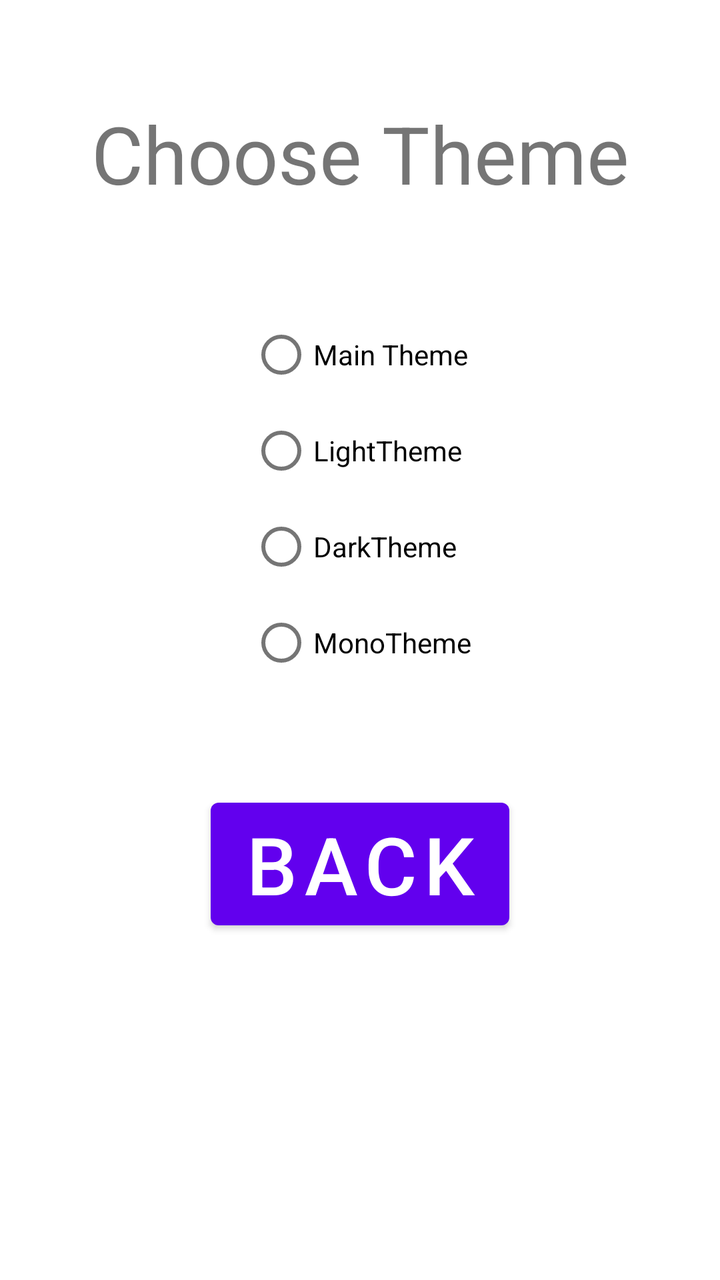
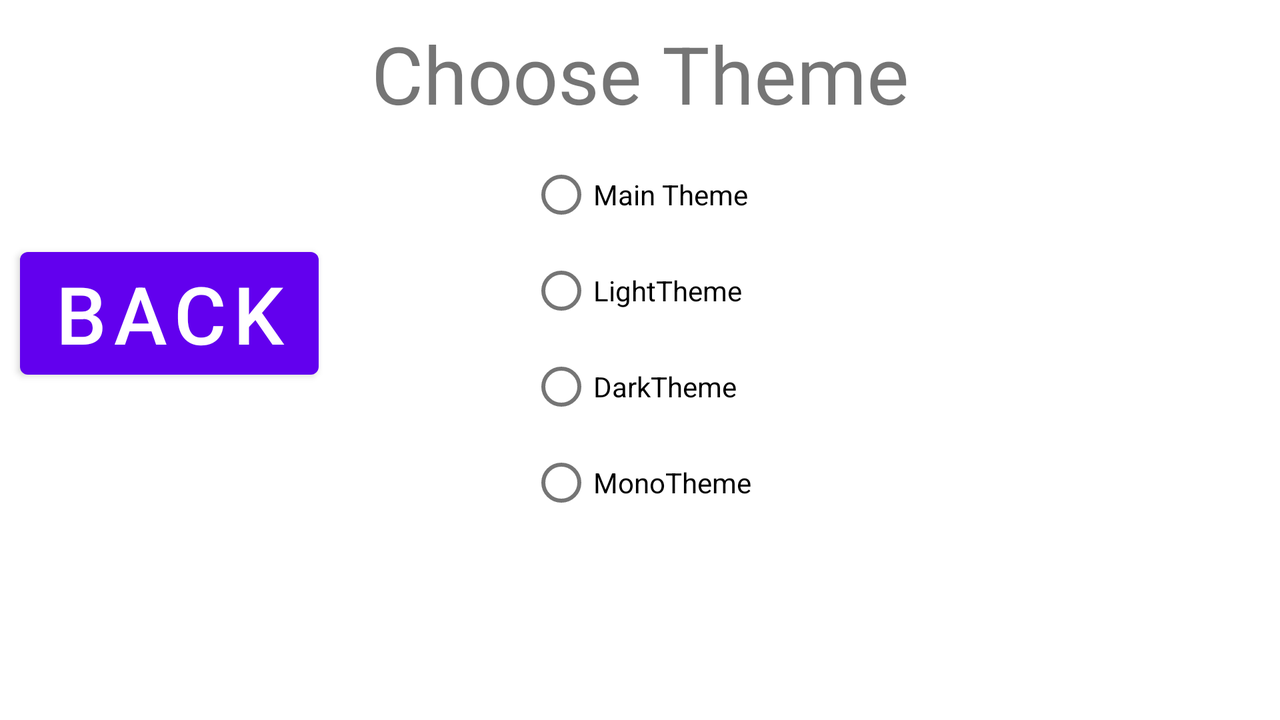

The same Android screen from two of the app's own layout files: first res/layout/ as a phone draws it, then the repository's variant for another configuration, drawn on a device whose configuration selects that folder. Both files follow.
<!-- AndroidManifest.xml: application theme Theme.MyCalculator -->
<!-- res/layout/activity_settings.xml -->
<?xml version="1.0" encoding="utf-8"?>
<androidx.constraintlayout.widget.ConstraintLayout xmlns:android="http://schemas.android.com/apk/res/android"
    xmlns:app="http://schemas.android.com/apk/res-auto"
    xmlns:tools="http://schemas.android.com/tools"
    android:layout_width="match_parent"
    android:layout_height="match_parent"
    tools:context=".SettingsActivity">

    <androidx.appcompat.widget.AppCompatImageView
        android:id="@+id/appCompatImageView"
        android:layout_width="match_parent"
        android:layout_height="match_parent"
        android:scaleType="fitXY"
        app:srcCompat="@drawable/background6" />

    <TextView
        android:id="@+id/textView"
        android:layout_width="wrap_content"
        android:layout_height="wrap_content"
        android:layout_marginTop="@dimen/number_screen_marginTop"
        android:gravity="center_horizontal"
        android:text="@string/choose_theme"
        android:textSize="40sp"
        app:layout_constraintTop_toTopOf="parent"
        app:layout_constraintEnd_toEndOf="parent"
        app:layout_constraintStart_toStartOf="parent"
        app:layout_constraintBottom_toTopOf="@+id/radioButtons"/>

    <RadioGroup
        android:id="@+id/radioButtons"
        android:layout_width="wrap_content"
        android:layout_height="wrap_content"
        android:layout_marginTop="@dimen/number_screen_marginTop"
        app:layout_constraintTop_toBottomOf="@+id/textView"
        app:layout_constraintEnd_toEndOf="parent"
        app:layout_constraintStart_toStartOf="parent" >

        <com.google.android.material.radiobutton.MaterialRadioButton
            android:id="@+id/radioButtonMainTheme"
            android:layout_width="match_parent"
            android:layout_height="wrap_content"
            android:text="@string/main_theme" />

        <com.google.android.material.radiobutton.MaterialRadioButton
            android:id="@+id/radioButtonLightTheme"
            android:layout_width="match_parent"
            android:layout_height="wrap_content"
            android:text="@string/light_theme" />

        <com.google.android.material.radiobutton.MaterialRadioButton
            android:id="@+id/radioButtonDarkTheme"
            android:layout_width="match_parent"
            android:layout_height="wrap_content"
            android:text="@string/dark_theme" />

        <com.google.android.material.radiobutton.MaterialRadioButton
            android:id="@+id/radioButtonMonoTheme"
            android:layout_width="match_parent"
            android:layout_height="wrap_content"
            android:text="@string/mono_theme" />
    </RadioGroup>

    <com.google.android.material.button.MaterialButton
        android:id="@+id/back_button"
        android:layout_width="wrap_content"
        android:layout_height="wrap_content"
        android:layout_marginTop="@dimen/number_screen_marginTop"
        android:gravity="center_horizontal"
        android:textSize="40sp"
        app:layout_constraintTop_toBottomOf="@+id/radioButtons"
        app:layout_constraintEnd_toEndOf="parent"
        app:layout_constraintStart_toStartOf="parent"
        android:text="@string/back_button"/>
</androidx.constraintlayout.widget.ConstraintLayout>
<!-- resources referenced by this layout -->
<resources>
  <dimen name="number_screen_marginTop">50dp</dimen>
  <string name="back_button">Back</string>
  <string name="choose_theme">Choose Theme</string>
  <string name="dark_theme">DarkTheme</string>
  <string name="light_theme">LightTheme</string>
  <string name="main_theme">Main Theme</string>
  <string name="mono_theme">MonoTheme</string>
  <style name="Theme.MyCalculator" parent="Theme.MaterialComponents.DayNight.DarkActionBar">
          
              <item name="colorPrimary">@color/purple_500</item>
          <item name="colorPrimaryVariant">@color/purple_700</item>
          <item name="colorOnPrimary">@color/white</item>
          
          <item name="colorSecondary">@color/teal_200</item>
          <item name="colorSecondaryVariant">@color/teal_700</item>
          <item name="colorOnSecondary">@color/black</item>
          
          <item name="android:statusBarColor" tools:targetApi="l">?attr/colorPrimaryVariant</item>
          
      </style>
  <color name="purple_500">#FF6200EE</color>
  <color name="purple_700">#FF3700B3</color>
  <color name="white">#FFFFFFFF</color>
  <color name="teal_200">#FF03DAC5</color>
  <color name="teal_700">#FF018786</color>
  <color name="black">#FF000000</color>
</resources>
<!-- res/layout-land/activity_settings.xml (the repository's variant of the layout above) -->
<!-- drawn on the phone turned sideways -->
<?xml version="1.0" encoding="utf-8"?>
<androidx.constraintlayout.widget.ConstraintLayout xmlns:android="http://schemas.android.com/apk/res/android"
    xmlns:app="http://schemas.android.com/apk/res-auto"
    xmlns:tools="http://schemas.android.com/tools"
    android:layout_width="match_parent"
    android:layout_height="match_parent"
    tools:context=".SettingsActivity">

    <androidx.appcompat.widget.AppCompatImageView
        android:id="@+id/appCompatImageView"
        android:layout_width="match_parent"
        android:layout_height="match_parent"
        android:scaleType="fitXY"
        app:srcCompat="@drawable/background6" />

    <TextView
        android:id="@+id/textView"
        android:layout_width="wrap_content"
        android:layout_height="wrap_content"
        android:layout_marginTop="10dp"
        android:gravity="center_horizontal"
        android:text="@string/choose_theme"
        android:textSize="40sp"
        app:layout_constraintBottom_toTopOf="@+id/radioButtons"
        app:layout_constraintEnd_toEndOf="parent"
        app:layout_constraintStart_toStartOf="parent"
        app:layout_constraintTop_toTopOf="parent" />

    <RadioGroup
        android:id="@+id/radioButtons"
        android:layout_width="wrap_content"
        android:layout_height="wrap_content"
        android:layout_marginTop="10dp"
        app:layout_constraintEnd_toEndOf="parent"
        app:layout_constraintStart_toStartOf="parent"
        app:layout_constraintTop_toBottomOf="@+id/textView">

        <com.google.android.material.radiobutton.MaterialRadioButton
            android:id="@+id/radioButtonMainTheme"
            android:layout_width="match_parent"
            android:layout_height="wrap_content"
            android:text="@string/main_theme" />

        <com.google.android.material.radiobutton.MaterialRadioButton
            android:id="@+id/radioButtonLightTheme"
            android:layout_width="match_parent"
            android:layout_height="wrap_content"
            android:text="@string/light_theme" />

        <com.google.android.material.radiobutton.MaterialRadioButton
            android:id="@+id/radioButtonDarkTheme"
            android:layout_width="match_parent"
            android:layout_height="wrap_content"
            android:text="@string/dark_theme" />

        <com.google.android.material.radiobutton.MaterialRadioButton
            android:id="@+id/radioButtonMonoTheme"
            android:layout_width="match_parent"
            android:layout_height="wrap_content"
            android:text="@string/mono_theme" />
    </RadioGroup>

    <com.google.android.material.button.MaterialButton
        android:id="@+id/back_button"
        android:layout_width="wrap_content"
        android:layout_height="wrap_content"
        android:layout_marginTop="120dp"
        android:layout_marginStart="10dp"
        android:gravity="center_horizontal"
        android:text="@string/back_button"
        android:textSize="40sp"
        app:layout_constraintStart_toStartOf="parent"
        app:layout_constraintTop_toTopOf="parent" />
</androidx.constraintlayout.widget.ConstraintLayout>
<!-- resources referenced by the variant -->
<!-- as the phone turned sideways resolves them -->
<resources>
  <string name="back_button">Back</string>
  <string name="choose_theme">Choose Theme</string>
  <string name="dark_theme">DarkTheme</string>
  <string name="light_theme">LightTheme</string>
  <string name="main_theme">Main Theme</string>
  <string name="mono_theme">MonoTheme</string>
  <style name="Theme.MyCalculator" parent="Theme.MaterialComponents.DayNight.DarkActionBar">
          
              <item name="colorPrimary">@color/purple_500</item>
          <item name="colorPrimaryVariant">@color/purple_700</item>
          <item name="colorOnPrimary">@color/white</item>
          
          <item name="colorSecondary">@color/teal_200</item>
          <item name="colorSecondaryVariant">@color/teal_700</item>
          <item name="colorOnSecondary">@color/black</item>
          
          <item name="android:statusBarColor" tools:targetApi="l">?attr/colorPrimaryVariant</item>
          
      </style>
  <color name="purple_500">#FF6200EE</color>
  <color name="purple_700">#FF3700B3</color>
  <color name="white">#FFFFFFFF</color>
  <color name="teal_200">#FF03DAC5</color>
  <color name="teal_700">#FF018786</color>
  <color name="black">#FF000000</color>
</resources>
